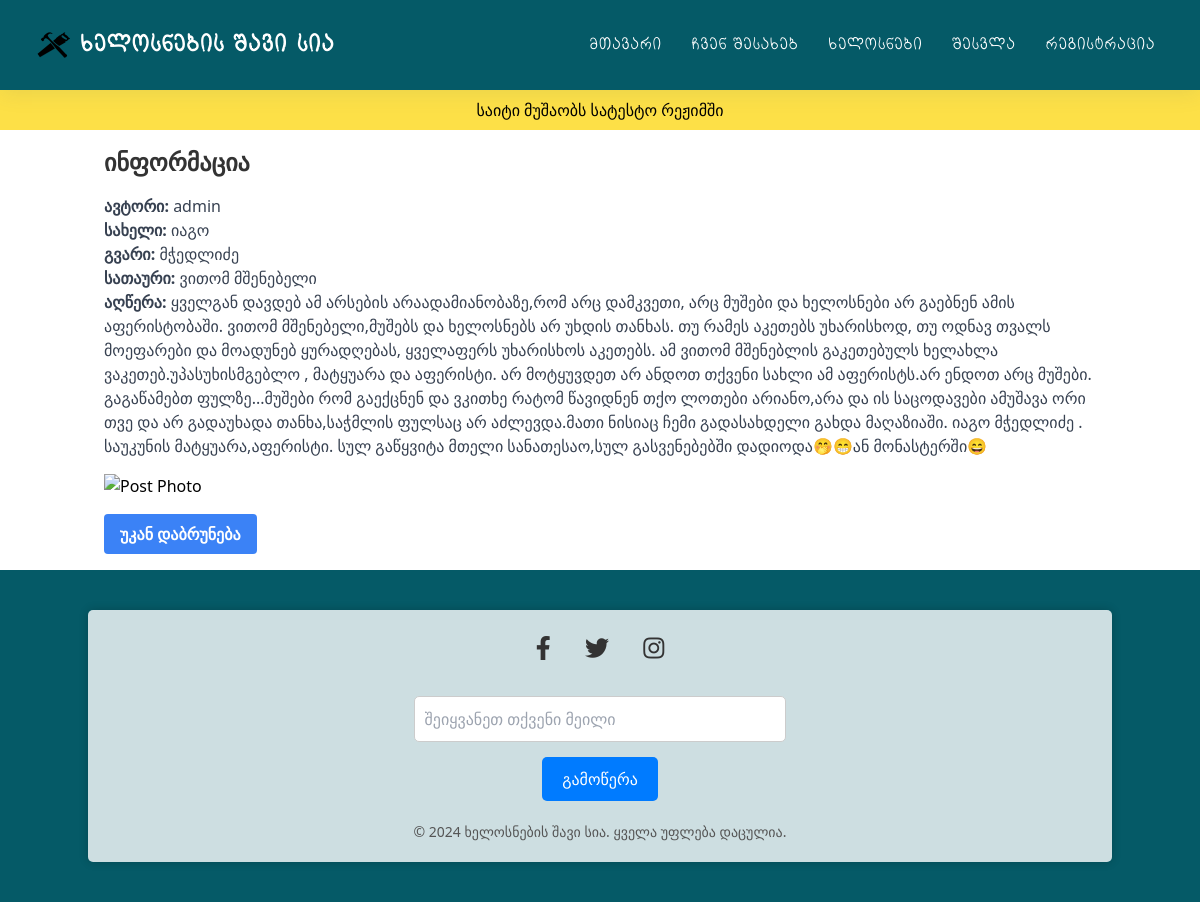
Screenshot of /view_post/3 with the database file from the repository.
### main.py (models this page shows, shortened)
class Users(db.Model):
    __tablename__ = "users"
    id = db.Column(db.Integer, primary_key=True)
    name = db.Column(db.String(10), unique=False, nullable=False)
    surname = db.Column(db.String(30), unique=False, nullable=False)
    username = db.Column(db.String(30), unique=True, nullable=False)
    password = db.Column(db.String(128), nullable=False)
    is_admin = db.Column(db.Boolean, default=False, nullable=False)
    posts = db.relationship("Posts", backref="author", lazy=True)

class Posts(db.Model):
    __tablename__ = "posts"
    id = db.Column(db.Integer, primary_key=True)
    name = db.Column(db.String(10), unique=False, nullable=False)
    surname = db.Column(db.String(30), unique=False, nullable=False)
    title = db.Column(db.String(100), unique=False, nullable=False)
    content = db.Column(db.String(1000), unique=False, nullable=False)
    photo = db.Column(db.String(100), nullable=True)  # New column for photo
    user_id = db.Column(db.Integer, db.ForeignKey("users.id"), nullable=False)

### main.py (the view)
@app.route("/view_post/<int:post_id>")
def view_post(post_id):
    post = Posts.query.get_or_404(post_id)
    return render_template(
        "view_post.html", post=post, navigation_items=navigation_items
    )

### templates/view_post.html
{% extends "base.html" %}
{% block content %}
<div class="container mx-auto p-4">
    <h2 class="text-2xl font-bold mb-4">ინფორმაცია</h2>
    <p class="text-gray-700"><strong>ავტორი:</strong> {{ post.author.username }}</p>
    <p class="text-gray-700"><strong>სახელი:</strong> {{ post.name }}</p>
    <p class="text-gray-700"><strong>გვარი:</strong> {{ post.surname }}</p>
    <p class="text-gray-700"><strong>სათაური:</strong> {{ post.title }}</p>
    <p class="text-gray-700"><strong>აღწერა:</strong> {{ post.content }}</p>
    {% if post.photo %}
    <img src="{{ url_for('static', filename='uploads/' ~ post.photo) }}" class="mt-4" alt="Post Photo">
    {% else %}
    <p>No Photo</p>
    {% endif %}
    <a href="{{ url_for('workers') }}"
        class="bg-blue-500 hover:bg-blue-700 text-white font-bold py-2 px-4 rounded focus:outline-none focus:shadow-outline mt-4 inline-block">უკან
        დაბრუნება</a>
</div>
{% endblock %}

### static/style/main.css (style rules this page uses)
:root { --shss: #055a67; }
* { padding: 0; margin: 0; box-sizing: border-box; font-family: sans-serif; text-decoration: none; list-style: none; }
* { font-family: Nunito, sans-serif; }
* { box-sizing: border-box; }
img { vertical-align: middle; }
*, *::before, *::after { box-sizing: border-box; }
h2 { margin-bottom: 20px; font-size: 35px; font-weight: bolder; color: #333; }
a { text-decoration: none; color: var(--shss); font-weight: bold; }

### rows the page displays
Users: author.username "admin"
Posts: name "იაგო", surname "მჭედლიძე", title "ვითომ მშენებელი", content "ყველგან დავდებ ამ არსების არაადამიანობაზე,რომ არც დამკვეთი, არც მუშები და ხელოსნები არ გაებნენ ამის აფერისტობაში. ვითომ მშენებელი,მუშებს და ხელოსნებს არ უხდის თანხას. თუ რამეს აკეთებს უხარისხოდ, თუ ოდნავ თვალს მოეფარები და მოადუნებ ყურადღებას, ყველაფერს უხარისხოს აკეთებს. ამ ვითომ მშენებლის გაკეთებულს ხელახლა ვაკეთებ.უპასუხისმგებლო , მატყუარა და აფერისტი. არ მოტყუვდეთ არ ანდოთ თქვენი სახლი ამ აფერისტს.არ ენდოთ არც მუშები. გაგაწამებთ ფულზე...მუშები რომ გაექცნენ და ვკითხე რატომ წავიდნენ თქო ლოთები არიანო,არა და ის საცოდავები ამუშავა ორი თვე და არ გადაუხადა თანხა,საჭმლის ფულსაც არ აძლევდა.მათი ნისიაც ჩემი გადასახდელი გახდა მაღაზიაში. იაგო მჭედლიძე . საუკუნის მატყუარა,აფერისტი. სულ გაწყვიტა…"

### other values shown
{{ item.label }} "მთავარი" "ჩვენ შესახებ" "ხელოსნები"
